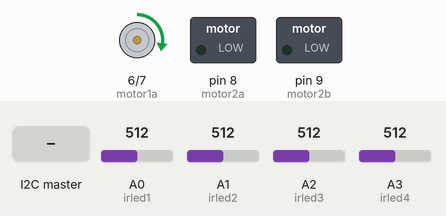
This sketch was run on a simulated Arduino Uno, built with avr-gcc and run on an emulated ATmega328P. Shown: motor-driver pin pairs drawn as motors (green arrow = first pin HIGH = forward, orange = second pin HIGH = backward, longer = more drive), switched loads named in the sketch (green lamp = pin HIGH). The test bench sets the inputs (shaded band); at power-on: A0 (irled1) = 512, A1 (irled2) = 512, A2 (irled3) = 512, A3 (irled4) = 512.

Above: at 1.2 s.
1.3 s: the I2C master sends the byte 1
At 2.0 s:
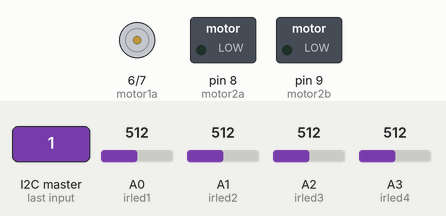
Timing chart, 0 to 11.5 s (numbered marks = the images above; inputs shaded):
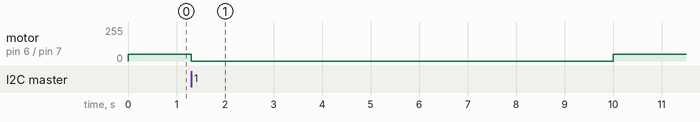

The sketch:

slave_firmware.ino
```cpp
#include <Wire.h>

// IR sensors
const int irled1 = A0;
const int irled2 = A1;
const int irled3 = A2;
const int irled4 = A3;

const int motor1a = 6;
const int motor1b = 7;
const int motor2a = 8;
const int motor2b = 9;
const int spd = 50;

// variable that defines wether slave should make its own decisions or obey the master
bool under_self_control = true;


void setup() {

  Wire.begin(1);                // join i2c bus with address #8
  Wire.onReceive(receiveEvent); // register event
  Serial.begin(9600);           // start serial for output


  pinMode(irled1, INPUT);
  pinMode(irled2, INPUT);
  pinMode(irled3, INPUT);
  pinMode(irled4, INPUT);

  // 4 motors?!
  pinMode(motor1a, OUTPUT);
  pinMode(motor1b, OUTPUT);
  pinMode(motor2a, OUTPUT);
  pinMode(motor2b, OUTPUT);


  pinMode(irled1, INPUT);
  pinMode(irled2, INPUT);
  pinMode(irled3, INPUT);
  pinMode(irled4, INPUT);

  Serial.begin(9600);
}

void loop() {

  unsigned long startedWaiting = millis();
  int max1 = 0, max2 = 0, max3 = 0, max4 = 0;
  int finalmax = 0;


  //go straight for 10 secs
  forward();


  // gather the max value along that line
  while(millis() - startedWaiting <= 10000) { //run for 10 seconds
    max1 = max(analogRead(irled1), max1);
    max2 = max(analogRead(irled2), max2);
    max3 = max(analogRead(irled3), max3);
    max4 = max(analogRead(irled4), max4);

  }

  finalmax = max(max(max1, max2),max(max3,max4));

  // the robot is instructed to head to the point recorded as the maximum
  if(max1 == finalmax) {
    go_to_max(irled1, finalmax);

  } else if (max2 == finalmax) {
    go_to_max(irled1, finalmax);

  } else if (max3 == finalmax) {
    go_to_max(irled1, finalmax);

  } else {
    go_to_max(irled1, finalmax);
  }

  // orient the slave to face the source of irl
  turn();

  // head towards it
  forward();

  // master takes command of slave as soon as I2C contacts touch
  under_self_control = false;
  while (! under_self_control);


Serial.print(analogRead(irled1));
Serial.print("\n");
/*
Serial.print(analogRead(irled2));
Serial.print("\n");
Serial.print(analogRead(irled3));
Serial.print("\n");
Serial.print(analogRead(irled4));
Serial.print("\n");
*/
}

void forward() {
  analogWrite(motor1a, spd);
  analogWrite(motor1b, 0);
  analogWrite(motor2a, spd);
  analogWrite(motor2b, 0);
}

void backward() {
  analogWrite(motor1a, spd);
  analogWrite(motor1b, 0);
  analogWrite(motor2a, spd);
  analogWrite(motor2b, 0);
}

//stops the robot in its tracks
void stop_motors(){
  analogWrite(motor1a, 0);
  analogWrite(motor1b, 0);
}

// backs up until the point of maximum strength is found
void go_to_max(int irled, int max_point){

    while (analogRead(irled) < (0.9 * max_point) ){
      backward();
    }

    // as soon as that while loop is broken, kill the motors.
    stop_motors();
}


// Turns to face the maximum strength
void turn() {
  unsigned long start_time = millis();
  int turnmax = 0;
  analogWrite(motor1a, spd);
  analogWrite(motor1b, 0);


  while((millis() - start_time) <= 10000){

     // this should just be in regards to the sensor facing the front
     turnmax = max(turnmax, analogRead(irled1));
  }

  // just wait until the old max is reached again
  while (analogRead(irled1) < (0.9 * turnmax));

  stop_motors();

}

// function that executes whenever data is received from master
// this function is registered as an event, see setup()
void receiveEvent(int howMany) {

  stop_motors();


  while (1 < Wire.available()); // loop through all but the last

    int pin_to_fire = Wire.read(); // receive the instruction to turn on light x

   // code for "no lights to be turned on
   if (pin_to_fire != -1){

    // the corresponding led is turned on
    digitalWrite(pin_to_fire, HIGH);


   }

}
```

Measured:
- after the input at 1.3 s, motor on pin 6 (motor1a) / pin 7 (motor1b): forward 50/255 → stopped at once, → forward 50/255 8.7 s later
